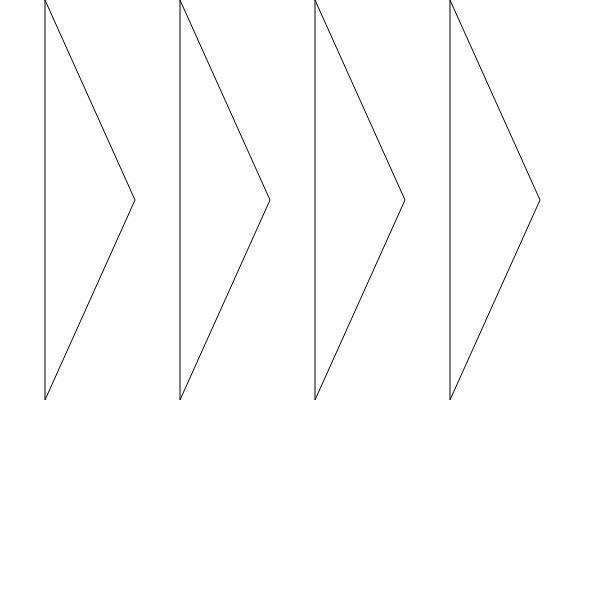
Frame 1 (no input)
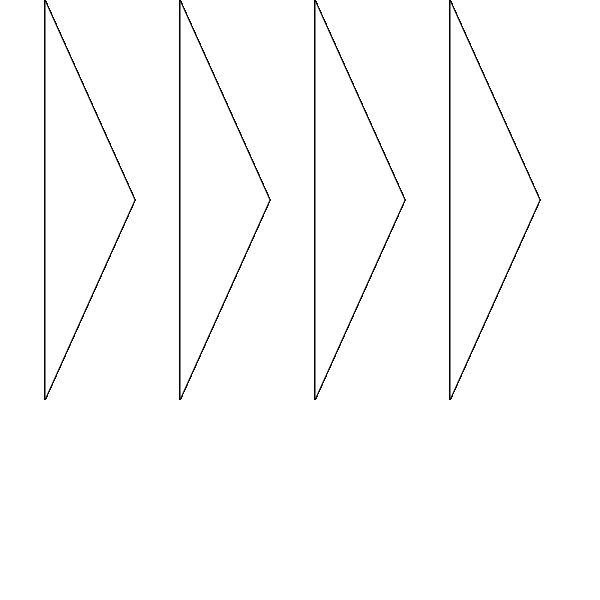
Frame 60 (no input)
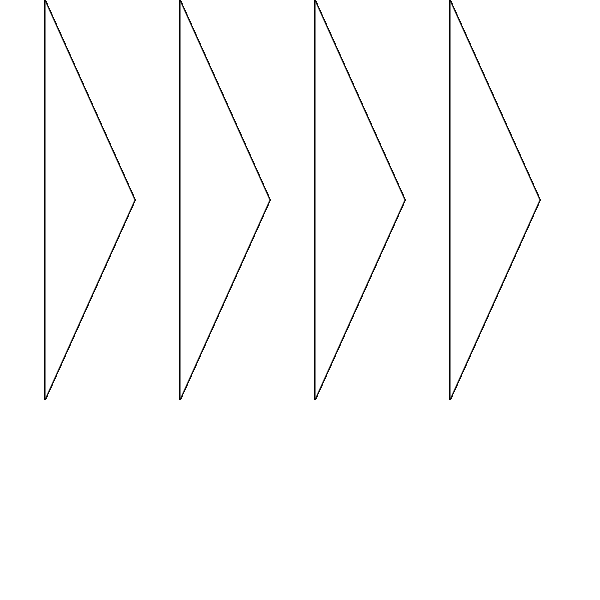
Frame 120 (the mouse pressed at the canvas centre since frame 60)

The p5.js sketch that drew these frames (run headless with seeded random() and noise() and a simulated clock; from frame 60 on, the mouse is pressed at the canvas centre):

// p5.js sketch
// ── sketch.js
function setup(){ 
    createCanvas(600,600)
}

function draw(){
beginShape();
vertex(45,0);
vertex(90,100);
vertex(135,200);
vertex(90,300);
vertex(45,400);
endShape(CLOSE);
translate(135,0);
beginShape();
vertex(45,0);
vertex(90,100);
vertex(135,200);
vertex(90,300);
vertex(45,400);
endShape(CLOSE);
translate(135,0);
beginShape();
vertex(45,0);
vertex(90,100);
vertex(135,200);
vertex(90,300);
vertex(45,400);
endShape(CLOSE);
translate(135,0);
beginShape();
vertex(45,0);
vertex(90,100);
vertex(135,200);
vertex(90,300);
vertex(45,400);
endShape(CLOSE);
}
